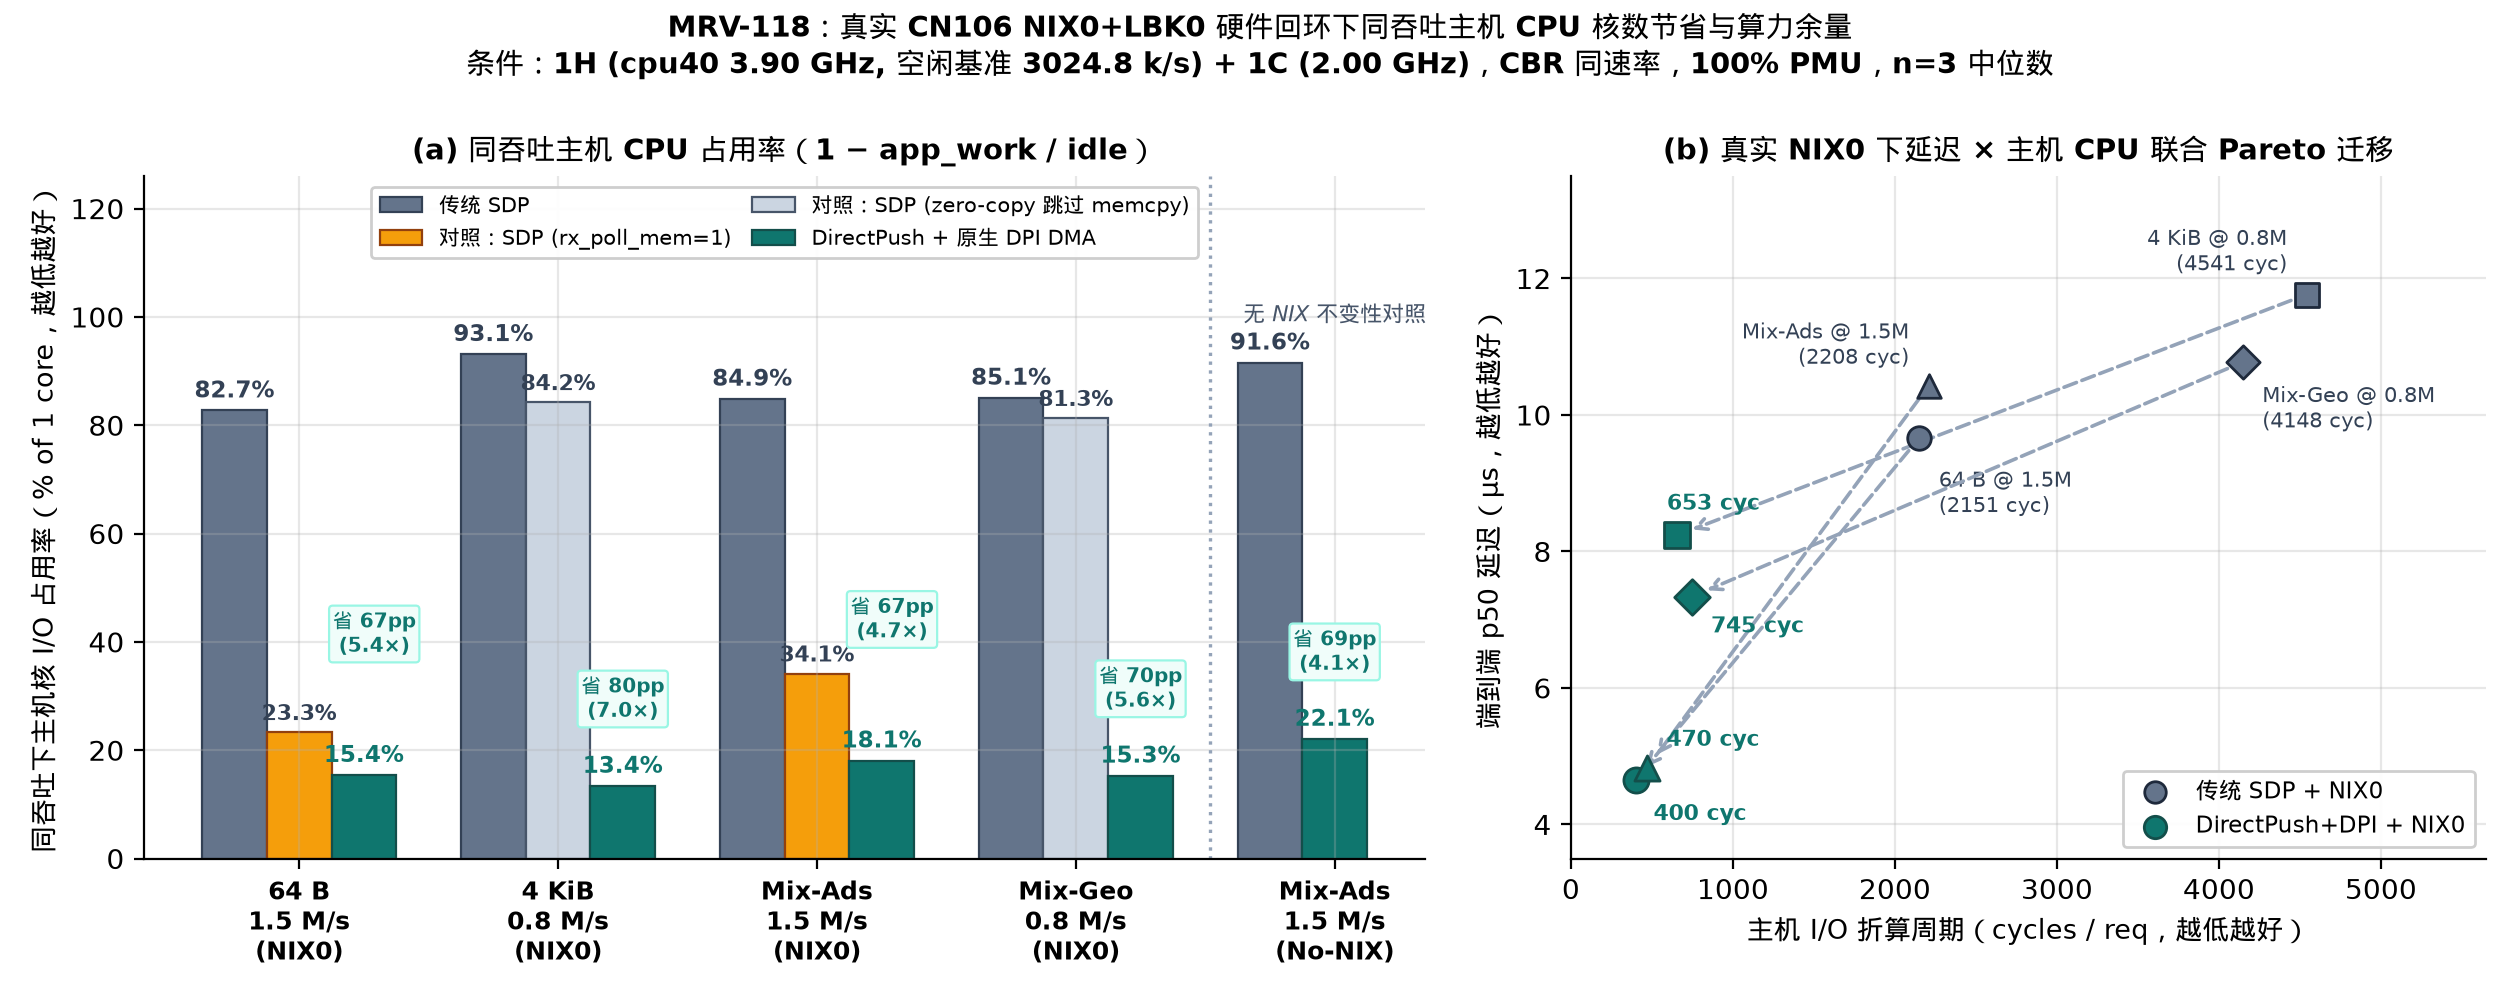

Source code (Python):
#!/usr/bin/env python3
"""MRV-118 Figure 3: Matched-throughput Host CPU core savings through Real CN106 NIX0+LBK0."""

import json
import statistics
from collections import defaultdict
from pathlib import Path

import matplotlib.pyplot as plt
import numpy as np

from mrvplot import save

RUNS = Path("/home/hongtao/dev/marvell-mrv118/logs/mrv118-2026-11-20/runs.jsonl")


def main():
    by = defaultdict(list)
    cals = []
    for line in RUNS.read_text().splitlines():
        r = json.loads(line)
        assert r["verified"], f"unverified run: {r.get('cfg')}"
        if r["part"] == "part0_cal":
            cals.append(r["units_per_s"])
        else:
            by[r["cfg"]].append(r)

    idle_u = statistics.median(cals)

    def med(cfg, fn):
        return statistics.median(fn(r) for r in by[cfg])

    def cpu_io_pct(cfg):
        aw = med(cfg, lambda r: r["app_work_per_s"])
        return (1.0 - aw / idle_u) * 100.0

    def io_cyc_per_req(cfg):
        pct = cpu_io_pct(cfg) / 100.0
        tot_cyc = med(cfg, lambda r: r["host_pmu"]["cycles"])
        rds = by[cfg][0]["rounds"]
        return tot_cyc * pct / rds

    groups = [
        ("64 B\n1.5 M/s\n(NIX0)", "sdp_nix_64_r1500", "sdp_rpm_nix_64_r1500", "directpush_nix_64_r1500", "rx_poll_mem"),
        ("4 KiB\n0.8 M/s\n(NIX0)", "sdp_nix_4096_r800", "sdp_zc_nix_4096_r800", "directpush_nix_4096_r800", "zero-copy"),
        ("Mix-Ads\n1.5 M/s\n(NIX0)", "sdp_nix_mix_ads_r1500", "sdp_rpm_nix_mix_ads_r1500", "directpush_nix_mix_ads_r1500", "rx_poll_mem"),
        ("Mix-Geo\n0.8 M/s\n(NIX0)", "sdp_nix_mix_geo_r800", "sdp_zc_nix_mix_geo_r800", "directpush_nix_mix_geo_r800", "zero-copy"),
        ("Mix-Ads\n1.5 M/s\n(No-NIX)", "sdp_nonix_mix_ads_r1500", None, "directpush_nonix_mix_ads_r1500", ""),
    ]

    fig, (ax1, ax2) = plt.subplots(1, 2, figsize=(12.6, 5.0), gridspec_kw={"width_ratios": [1.4, 1.0]})

    # ---- Panel (a): Host CPU I/O occupancy (%) at matched throughput ----
    x = np.arange(len(groups))
    w = 0.25

    sdp_vals = [cpu_io_pct(g[1]) for g in groups]
    dp_vals = [cpu_io_pct(g[3]) for g in groups]

    # Plot SDP, Ctrl (where present), and DirectPush
    ax1.bar(x - w, sdp_vals, w, color="#64748B", edgecolor="#334155", lw=0.8, label="传统 SDP")
    ctrl_plotted_rpm = False
    ctrl_plotted_zc = False
    for i, g in enumerate(groups):
        if g[2] is not None:
            v = cpu_io_pct(g[2])
            if g[4] == "rx_poll_mem":
                lbl = "对照：SDP (rx_poll_mem=1)" if not ctrl_plotted_rpm else None
                ctrl_plotted_rpm = True
                col, ec = "#F59E0B", "#92400E"
            else:
                lbl = "对照：SDP (zero-copy 跳过 memcpy)" if not ctrl_plotted_zc else None
                ctrl_plotted_zc = True
                col, ec = "#CBD5E1", "#475569"
            ax1.bar(x[i], v, w, color=col, edgecolor=ec, lw=0.8, label=lbl)
            ax1.text(x[i], v + 1.3, f"{v:.1f}%", ha="center", va="bottom", fontsize=7.8, color="#334155", fontweight="bold")
    dp_xs = [x[i] + w if g[2] is not None else x[i] for i, g in enumerate(groups)]
    ax1.bar(dp_xs, dp_vals, w, color="#0F766E", edgecolor="#134E4A", lw=0.8, label="DirectPush + 原生 DPI DMA")

    for i in range(len(groups)):
        ax1.text(x[i] - w, sdp_vals[i] + 1.4, f"{sdp_vals[i]:.1f}%", ha="center", va="bottom",
                 fontsize=8.2, color="#334155", fontweight="bold")
        ax1.text(dp_xs[i], dp_vals[i] + 1.4, f"{dp_vals[i]:.1f}%", ha="center", va="bottom",
                 fontsize=8.4, color="#0F766E", fontweight="bold")
        ratio = sdp_vals[i] / dp_vals[i]
        badge_y = dp_vals[i] + (21.5 if i in (0, 2) else 11.5)
        ax1.text(dp_xs[i] + (0.04 if i in (0, 2) else 0.0), badge_y, f"省 {sdp_vals[i]-dp_vals[i]:.0f}pp\n({ratio:.1f}×)",
                 ha="center", va="bottom", fontsize=7.3, color="#0F766E", fontweight="bold",
                 bbox=dict(boxstyle="round,pad=0.18", facecolor="#F0FDFA", edgecolor="#99F6E4", lw=0.8))

    ax1.axvline(3.52, color="#94A3B8", ls=":", lw=1.2)
    ax1.text(4.0, 102.5, "无 NIX 不变性对照", ha="center", va="top", fontsize=8.0, color="#475569", style="italic")

    ax1.set_xticks(x)
    ax1.set_xticklabels([g[0] for g in groups], fontsize=9.0, fontweight="bold")
    ax1.set_ylabel("同吞吐下主机核 I/O 占用率（% of 1 core，越低越好）", fontsize=9.8)
    ax1.set_ylim(0, 126)
    ax1.set_title("(a) 同吞吐主机 CPU 占用率（1 − app_work / idle）", fontsize=10.5, fontweight="bold")
    ax1.legend(loc="upper center", ncol=2, fontsize=7.6, columnspacing=1.0, frameon=True, facecolor="white", framealpha=0.96)

    # ---- Panel (b): I/O cycles/req vs p50 latency Pareto shift (NIX0+LBK0 workloads) ----
    nix_cases = [
        ("64 B @ 1.5M", "sdp_nix_64_r1500", "directpush_nix_64_r1500", "o", (120, -0.45, "left", "top"), (110, -0.35, "left", "top")),
        ("4 KiB @ 0.8M", "sdp_nix_4096_r800", "directpush_nix_4096_r800", "s", (-120, 0.25, "right", "bottom"), (-60, 0.30, "left", "bottom")),
        ("Mix-Ads @ 1.5M", "sdp_nix_mix_ads_r1500", "directpush_nix_mix_ads_r1500", "^", (-120, 0.22, "right", "bottom"), (120, 0.25, "left", "bottom")),
        ("Mix-Geo @ 0.8M", "sdp_nix_mix_geo_r800", "directpush_nix_mix_geo_r800", "D", (120, -0.32, "left", "top"), (120, -0.28, "left", "top")),
    ]
    for lbl, scfg, dcfg, mk, soff, doff in nix_cases:
        sc, sl = io_cyc_per_req(scfg), med(scfg, lambda r: r["lat_all_us"]["p50"])
        dc, dl = io_cyc_per_req(dcfg), med(dcfg, lambda r: r["lat_all_us"]["p50"])
        ax2.annotate(
            "", xy=(dc, dl), xytext=(sc, sl),
            arrowprops=dict(arrowstyle="->", color="#94A3B8", lw=1.3, ls="--", shrinkA=6, shrinkB=6),
        )
        ax2.scatter([sc], [sl], marker=mk, s=72, color="#64748B", edgecolor="#1E293B", zorder=5)
        ax2.scatter([dc], [dl], marker=mk, s=82, color="#0F766E", edgecolor="#134E4A", zorder=6)
        ax2.text(sc + soff[0], sl + soff[1], f"{lbl}\n({sc:.0f} cyc)", fontsize=7.6, color="#334155",
                 ha=soff[2], va=soff[3])
        ax2.text(dc + doff[0], dl + doff[1], f"{dc:.0f} cyc", fontsize=7.8, color="#0F766E",
                 fontweight="bold", ha=doff[2], va=doff[3])

    ax2.scatter([], [], marker="o", s=60, color="#64748B", edgecolor="#1E293B", label="传统 SDP + NIX0")
    ax2.scatter([], [], marker="o", s=65, color="#0F766E", edgecolor="#134E4A", label="DirectPush+DPI + NIX0")
    ax2.set_xlabel("主机 I/O 折算周期（cycles / req，越低越好）", fontsize=9.8)
    ax2.set_ylabel("端到端 p50 延迟（µs，越低越好）", fontsize=9.8)
    ax2.set_xlim(0, 5650)
    ax2.set_ylim(3.5, 13.5)
    ax2.set_title("(b) 真实 NIX0 下延迟 × 主机 CPU 联合 Pareto 迁移", fontsize=10.5, fontweight="bold")
    ax2.legend(loc="lower right", fontsize=8.2, frameon=True, facecolor="white", framealpha=0.95)

    fig.suptitle(
        "MRV-118：真实 CN106 NIX0+LBK0 硬件回环下同吞吐主机 CPU 核数节省与算力余量\n"
        f"条件：1H (cpu40 3.90 GHz, 空闲基准 {idle_u/1e3:.1f} k/s) + 1C (2.00 GHz)，CBR 同速率，100% PMU，n=3 中位数",
        fontsize=10.5, fontweight="bold", y=0.99,
    )
    out = save(fig, "mrv-118-cpu")
    print(f"Saved {out}")


if __name__ == "__main__":
    main()
